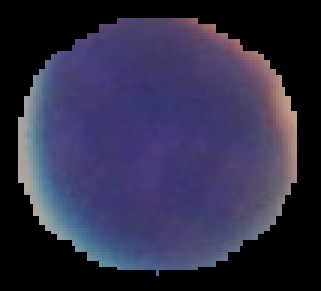
#> input picture Trabalho 2/dataset_linfocitos/linfocito00.png, 107 x 97 px (shown 3 times larger)
$ python AplicarMascara.py
#> lines starting #> are read from the running program, lines starting #| are printed output that depends on the picture; after the words box and inside, x2 and y2 are one past the last pixel; in counts of white or black regions, pixels touching at a corner belong together
#> the answer given: ../../../Trabalho 2/dataset_linfocitos/linfocito00.png
#> the answer given: ../../../Trabalho 2/dataset_linfocitos/linfocito01.png
import cv2
import numpy as np
import os


def carregar_imagem(caminho):
    if not os.path.isfile(caminho):
        raise FileNotFoundError(f"Arquivo não encontrado: {caminho}")
    imagem = cv2.imread(caminho, cv2.IMREAD_COLOR)
#> imagem is the input picture: shape (97, 107, 3); mean B, G, R 72.2, 46.1, 48.6
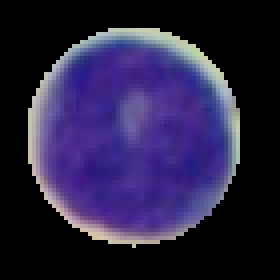
#> input picture Trabalho 2/dataset_linfocitos/linfocito01.png, 70 x 70 px (shown 4 times larger)
#> in carregar_imagem, imagem is the input picture: shape (70, 70, 3); mean B, G, R 68.1, 34.4, 41.2
    if imagem is None:
        raise ValueError(f"Não foi possível carregar a imagem em {caminho}")
    return imagem


def processar_imagem_binaria(imagem_binaria):
    if len(imagem_binaria.shape) == 3:
        imagem_binaria = cv2.cvtColor(imagem_binaria, cv2.COLOR_BGR2GRAY)
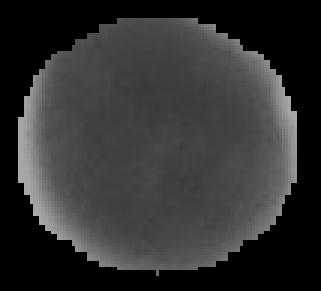
#> imagem_binaria: shape (97, 107) (shown 3 times larger); min 0, max 171, mean 49.8

    _, mascara_binaria = cv2.threshold(imagem_binaria, 127, 255, cv2.THRESH_BINARY)
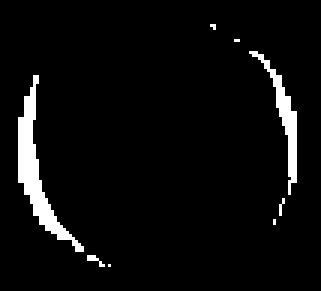
#> mascara_binaria: shape (97, 107) (shown 3 times larger); 4.7% white; 8 white regions (6 under 20 px)
    contornos, _ = cv2.findContours(mascara_binaria, cv2.RETR_EXTERNAL, cv2.CHAIN_APPROX_SIMPLE)
#> contornos = 8 contours, 6 with area under 20; largest, box (x1, y1, x2, y2) and area: (6, 25, 28, 84) 236, (83, 17, 99, 65) 104

    mascaras = []
    for contorno in contornos:
        mascara = np.zeros_like(imagem_binaria)
        cv2.drawContours(mascara, [contorno], -1, 255, -1)
        mascaras.append(mascara)
#> this loop made 8 passes
#> contorno on passes 1, 3, 7, 8: [[36, 88]], [[91, 73], [91, 74]], [[78, 13], [79, 13]], [[70, 8], [71, 9], [71, 8]]
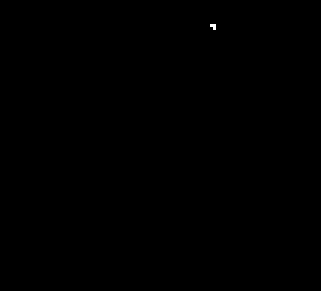
#> mascara: shape (97, 107) (shown 3 times larger); 0.03% white in thin lines or dots, all inside (x1, y1, x2, y2) = (70, 8, 72, 10)
#> after the loop, mascaras = 8 items

    return mascaras


def aplicar_mascaras(imagem, mascaras):
    resultado = imagem.copy()

    for mascara in mascaras:
        regiao = cv2.bitwise_and(imagem, imagem, mask=mascara)
        hsv = cv2.cvtColor(regiao, cv2.COLOR_BGR2HSV)
        hsv[:, :, 1] = 255
        hsv[:, :, 2] = np.where(mascara > 0, 255, hsv[:, :, 2])

        regiao_realcada = cv2.cvtColor(hsv, cv2.COLOR_HSV2BGR)
        resultado = cv2.addWeighted(resultado, 1, regiao_realcada, 0.7, 0)

    return resultado


def gerar_caminho_saida(caminho_entrada, sufixo="_mask", extensao=".png"):
    base = os.path.splitext(os.path.basename(caminho_entrada))[0]
    pasta = os.path.dirname(caminho_entrada) or "."
    return os.path.join(pasta, f"{base}{sufixo}{extensao}")


def salvar_imagem(imagem, caminho_saida):
    if not cv2.imwrite(caminho_saida, imagem):
        raise IOError(f"Erro ao salvar a imagem em: {caminho_saida}")
    print(f"Imagem salva com sucesso: {caminho_saida}")


def main():
    caminho_binaria = input("Digite o caminho da imagem binária: ").strip('" ')
    caminho_base = input("Digite o caminho da segunda imagem (a ser mascarada): ").strip('" ')

    try:
        imagem_binaria = carregar_imagem(caminho_binaria)
        imagem_base = carregar_imagem(caminho_base)

        mascaras = processar_imagem_binaria(imagem_binaria)
#> mascaras = 8 items
        imagem_resultante = aplicar_mascaras(imagem_base, mascaras)
#> the loop in aplicar_mascaras, `for mascara in mascaras:` made 1 pass

        caminho_saida = gerar_caminho_saida(caminho_base)
        salvar_imagem(imagem_resultante, caminho_saida)

    except Exception as e:
        print(f"Erro: {e}")


if __name__ == "__main__":
    main()
